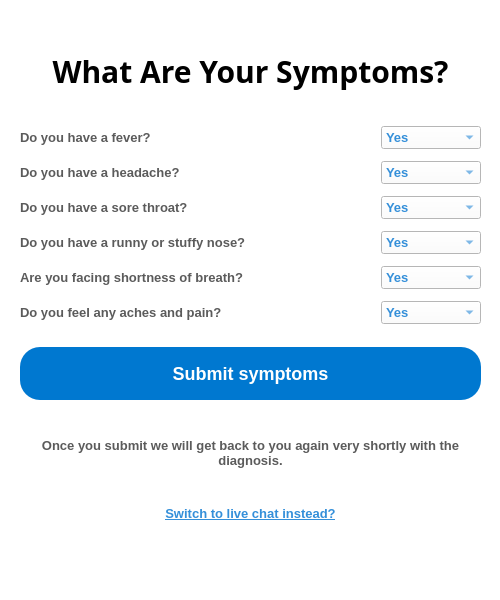
<?xml version="1.0" encoding="UTF-8"?>
<ui version="4.0">
 <class>MainWindow</class>
 <widget class="QMainWindow" name="MainWindow">
  <property name="geometry">
   <rect>
    <x>0</x>
    <y>0</y>
    <width>500</width>
    <height>600</height>
   </rect>
  </property>
  <property name="minimumSize">
   <size>
    <width>500</width>
    <height>600</height>
   </size>
  </property>
  <property name="maximumSize">
   <size>
    <width>500</width>
    <height>600</height>
   </size>
  </property>
  <property name="windowTitle">
   <string>MainWindow</string>
  </property>
  <property name="styleSheet">
   <string notr="true">  QWidget {
            
	background-color: rgb(255, 255, 255);
			color:  rgb(52, 143, 217);
font-weight: 500;
font-size:13px;
            }
QLabel{color: rgb(91, 91, 91);}
QLabel#label_8{
color: rgb(0,0,0);
font-size:30px

}
QLabel#label_9{background-image: url(:/newPrefix/appointment.png);}
QLabel#label_7{
	color: rgb(91, 91, 91);}
QPushButton#pushButton{
  background-color: #0078d0;
  border: 0;
  border-radius: 20px;
  color: #fff;
  display: inline-block;
  font-family: system-ui,-apple-system,system-ui,&quot;Segoe UI&quot;,Roboto,Ubuntu,&quot;Helvetica Neue&quot;,sans-serif;
  font-size: 18px;
  font-weight: 600;
  outline: 0;
  padding: 16px 21px;
  position: relative;
  text-align: center;
  text-decoration: none;
  transition: all .3s;
 }


QPushButton#pushButton:hover{
background-color: rgb(0, 80, 138);
cursor:pointer;
}

QPushButton#pushButton_2:hover{
color: rgb(0, 80, 138);
cursor:pointer;}</string>
  </property>
  <widget class="QWidget" name="centralwidget">
   <widget class="QWidget" name="">
    <property name="geometry">
     <rect>
      <x>20</x>
      <y>330</y>
      <width>461</width>
      <height>211</height>
     </rect>
    </property>
    <layout class="QVBoxLayout" name="verticalLayout_2">
     <item>
      <widget class="QPushButton" name="pushButton">
       <property name="text">
        <string>Submit symptoms</string>
       </property>
      </widget>
     </item>
     <item>
      <widget class="QLabel" name="label_7">
       <property name="maximumSize">
        <size>
         <width>16777215</width>
         <height>60</height>
        </size>
       </property>
       <property name="text">
        <string>Once you submit we will get back to you again very shortly with the diagnosis.</string>
       </property>
       <property name="alignment">
        <set>Qt::AlignCenter</set>
       </property>
       <property name="wordWrap">
        <bool>true</bool>
       </property>
      </widget>
     </item>
     <item>
      <widget class="QPushButton" name="pushButton_2">
       <property name="styleSheet">
        <string notr="true">border:none;
text-decoration:underline;</string>
       </property>
       <property name="text">
        <string>Switch to live chat instead?</string>
       </property>
      </widget>
     </item>
    </layout>
   </widget>
   <widget class="QWidget" name="">
    <property name="geometry">
     <rect>
      <x>20</x>
      <y>120</y>
      <width>461</width>
      <height>211</height>
     </rect>
    </property>
    <layout class="QGridLayout" name="gridLayout">
     <item row="0" column="0">
      <widget class="QLabel" name="label">
       <property name="text">
        <string>Do you have a fever?</string>
       </property>
      </widget>
     </item>
     <item row="0" column="1">
      <widget class="QComboBox" name="comboBox_2">
       <property name="maximumSize">
        <size>
         <width>100</width>
         <height>16777215</height>
        </size>
       </property>
       <item>
        <property name="text">
         <string>Yes</string>
        </property>
       </item>
       <item>
        <property name="text">
         <string>No</string>
        </property>
       </item>
      </widget>
     </item>
     <item row="1" column="0">
      <widget class="QLabel" name="label_2">
       <property name="text">
        <string>Do you have a headache?</string>
       </property>
      </widget>
     </item>
     <item row="1" column="1">
      <widget class="QComboBox" name="comboBox_3">
       <item>
        <property name="text">
         <string>Yes</string>
        </property>
       </item>
       <item>
        <property name="text">
         <string>No</string>
        </property>
       </item>
      </widget>
     </item>
     <item row="2" column="0">
      <widget class="QLabel" name="label_3">
       <property name="text">
        <string>Do you have a sore throat?</string>
       </property>
      </widget>
     </item>
     <item row="2" column="1">
      <widget class="QComboBox" name="comboBox">
       <item>
        <property name="text">
         <string>Yes</string>
        </property>
       </item>
       <item>
        <property name="text">
         <string>No</string>
        </property>
       </item>
      </widget>
     </item>
     <item row="3" column="0">
      <widget class="QLabel" name="label_4">
       <property name="text">
        <string>Do you have a runny or stuffy nose?</string>
       </property>
      </widget>
     </item>
     <item row="3" column="1">
      <widget class="QComboBox" name="comboBox_4">
       <item>
        <property name="text">
         <string>Yes</string>
        </property>
       </item>
       <item>
        <property name="text">
         <string>No</string>
        </property>
       </item>
      </widget>
     </item>
     <item row="4" column="0">
      <widget class="QLabel" name="label_5">
       <property name="text">
        <string>Are you facing shortness of breath?</string>
       </property>
      </widget>
     </item>
     <item row="4" column="1">
      <widget class="QComboBox" name="comboBox_5">
       <item>
        <property name="text">
         <string>Yes</string>
        </property>
       </item>
       <item>
        <property name="text">
         <string>No</string>
        </property>
       </item>
      </widget>
     </item>
     <item row="5" column="0">
      <widget class="QLabel" name="label_6">
       <property name="text">
        <string>Do you feel any aches and pain?</string>
       </property>
      </widget>
     </item>
     <item row="5" column="1">
      <widget class="QComboBox" name="comboBox_6">
       <item>
        <property name="text">
         <string>Yes</string>
        </property>
       </item>
       <item>
        <property name="text">
         <string>No</string>
        </property>
       </item>
      </widget>
     </item>
    </layout>
   </widget>
   <widget class="QWidget" name="">
    <property name="geometry">
     <rect>
      <x>10</x>
      <y>40</y>
      <width>481</width>
      <height>62</height>
     </rect>
    </property>
    <layout class="QHBoxLayout" name="horizontalLayout">
     <item>
      <widget class="QLabel" name="label_8">
       <property name="minimumSize">
        <size>
         <width>0</width>
         <height>50</height>
        </size>
       </property>
       <property name="maximumSize">
        <size>
         <width>16777215</width>
         <height>50</height>
        </size>
       </property>
       <property name="font">
        <font>
         <family>Kristen ITC</family>
         <pointsize>-1</pointsize>
         <weight>62</weight>
         <bold>true</bold>
        </font>
       </property>
       <property name="text">
        <string>What Are Your Symptoms?</string>
       </property>
       <property name="alignment">
        <set>Qt::AlignCenter</set>
       </property>
      </widget>
     </item>
    </layout>
   </widget>
  </widget>
  <widget class="QMenuBar" name="menubar">
   <property name="geometry">
    <rect>
     <x>0</x>
     <y>0</y>
     <width>500</width>
     <height>23</height>
    </rect>
   </property>
  </widget>
  <widget class="QStatusBar" name="statusbar"/>
 </widget>
 <resources>
  <include location="images.qrc"/>
 </resources>
 <connections/>
</ui>
